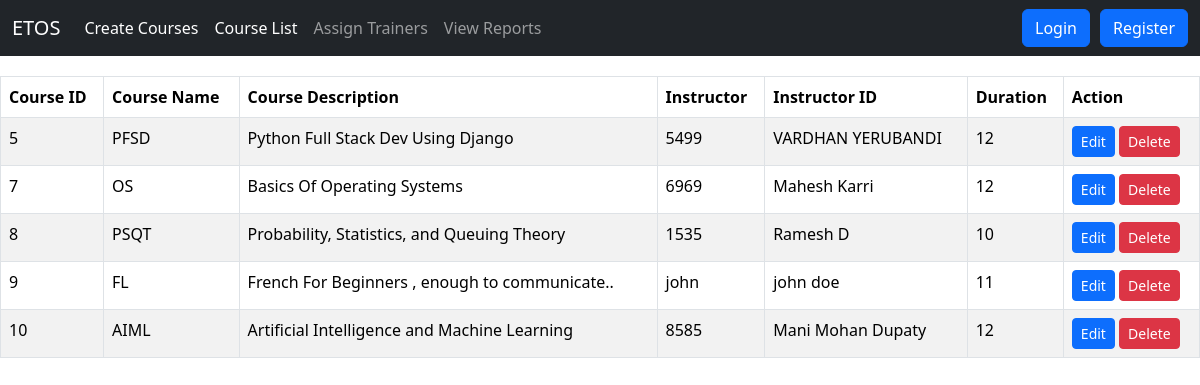
Page /courses/ on the committed database.
### admin_app/models.py (models this page shows, shortened)
class Course(models.Model):
    name = models.CharField(max_length=100)
    description = models.TextField()
    duration = models.PositiveIntegerField()  # Duration in hours
    trainer = models.ForeignKey(User, on_delete=models.SET_NULL, null=True)  # Trainer linked to User
    status = models.BooleanField(default=True)  # Active/Inactive status

### admin_app/views.py (the view)
# urls.py: path('courses/', views.course_list, name='course_list'),
def course_list(request):
    courses = Course.objects.all()  # Get all courses
    return render(request, 'courses/course_list.html', {'courses': courses})

### templates/courses/course_list.html (shortened to what this page needs)
{% extends 'admin_app/navbar.html' %}
{% load static %}
        {% block body %}
        <table class="table table-bordered table-striped">
            <thead class="thead-dark">
                <tr>
                    <th scope="col">Course ID</th>
                    <th scope="col">Course Name</th>
                    <th scope="col">Course Description</th>
                    <th scope="col">Instructor</th>
                    <th scope="col">Instructor ID</th>
                    <th scope="col">Duration</th>
                    <th scope="col">Action</th>
                </tr>
            </thead>
            <tbody>
                {% for course in courses %}
                <tr>
                    <td>{{ course.id }}</td>
                    <td>{{ course.name }}</td>
                    <td>{{ course.description }}</td>
                    <td>{{ course.trainer }}</td>
                    <td>{{ course.trainer.first_name }} {{ course.trainer.last_name }}</td>
                    <td>{{ course.duration }}</td>
                    <td>
                        <a href="{% url 'admin_app:edit_course' course.id %}" class="btn btn-primary btn-sm">Edit</a>
                        <a href="{% url 'admin_app:delete_course' course.id %}" class="btn btn-danger btn-sm">Delete</a>
                    </td>
                </tr>
                {% empty %}
                <tr>
                    <td colspan="5" class="text-center">No courses available.</td>
                </tr>
                {% endfor %}
            </tbody>
        </table>
{% endblock %}

### templates/admin_app/navbar.html (shortened to what this page needs)
<!DOCTYPE html>
<html lang="en">
<head>
    <link href="https://cdn.jsdelivr.net/npm/bootstrap@5.3.3/dist/css/bootstrap.min.css" rel="stylesheet">
</head>
<body>
  <nav class="navbar navbar-expand-lg navbar-dark bg-dark">
    <div class="container-fluid">
      <a class="navbar-brand" href="{% url 'admin_app:homepage' %}">ETOS</a>
      <div class="collapse navbar-collapse" id="navbarSupportedContent">
        <ul class="navbar-nav me-auto mb-2 mb-lg-0">
          <li class="nav-item">
            <a class="nav-link active" aria-current="page" href="{% url 'admin_app:create_course' %}">Create Courses</a>
          </li>
          <li class="nav-item">
            <a class="nav-link active" aria-current="page" href="{% url 'admin_app:course_list' %}">Course List</a>
          </li>
          <li class="nav-item">
            <a class="nav-link" href="#">Assign Trainers</a>
          </li>
          <li class="nav-item">
            <a class="nav-link" href="#">View Reports</a>
          </li>
        </ul>
        <div class="d-flex align-items-center">
          {% if user.is_authenticated %}
            <a class="btn btn-danger btn-custom" href="{% url 'admin_app:log_out' %}">Logout</a>
          {% else %}
            <a class="btn btn-primary btn-custom" href="{% url 'admin_app:user_login' %}">Login</a>
            <a class="btn btn-primary btn-custom" href="{% url 'admin_app:register' %}">Register</a>
          {% endif %}
        </div>
      </div>
    </div>
  </nav>
  {% block body %}
  {% endblock %}
</body>
</html>

### templates/admin_app/navbar.html (style rules this page uses)
.navbar { margin-bottom: 20px; }
.btn-custom { margin-left: 10px; }

### rows in the picture
Course: id "5", name "PFSD", description "Python Full Stack Dev Using Django", trainer "5499", trainer.first_name "VARDHAN", trainer.last_name "YERUBANDI", duration "12"
Course: id "7", name "OS", description "Basics Of Operating Systems", trainer "6969", trainer.first_name "Mahesh", trainer.last_name "Karri", duration "12"
Course: id "8", name "PSQT", description "Probability, Statistics, and Queuing Theory", trainer "1535", trainer.first_name "Ramesh", trainer.last_name "D", duration "10"
Course: id "9", name "FL", description "French For Beginners , enough to communicate..", trainer "john", trainer.first_name "john", trainer.last_name "doe", duration "11"
Course: id "10", name "AIML", description "Artificial Intelligence and Machine Learning", trainer "8585", trainer.first_name "Mani Mohan", trainer.last_name "Dupaty", duration "12"
